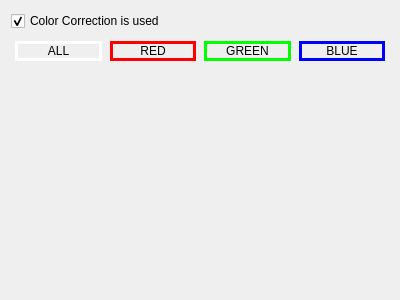
<?xml version="1.0" encoding="UTF-8"?>
<ui version="4.0">
 <class>omni::ui::ColorCorrection</class>
 <widget class="QWidget" name="omni::ui::ColorCorrection">
  <property name="geometry">
   <rect>
    <x>0</x>
    <y>0</y>
    <width>400</width>
    <height>300</height>
   </rect>
  </property>
  <property name="windowTitle">
   <string>Form</string>
  </property>
  <layout class="QVBoxLayout" name="verticalLayout">
   <item>
    <widget class="QCheckBox" name="chkIsUsed">
     <property name="text">
      <string>Color Correction is used</string>
     </property>
     <property name="checked">
      <bool>true</bool>
     </property>
    </widget>
   </item>
   <item>
    <widget class="QWidget" name="boxChannelButtons" native="true">
     <property name="sizePolicy">
      <sizepolicy hsizetype="Preferred" vsizetype="Maximum">
       <horstretch>0</horstretch>
       <verstretch>0</verstretch>
      </sizepolicy>
     </property>
     <layout class="QHBoxLayout" name="horizontalLayout">
      <property name="spacing">
       <number>8</number>
      </property>
      <property name="leftMargin">
       <number>4</number>
      </property>
      <property name="topMargin">
       <number>4</number>
      </property>
      <property name="rightMargin">
       <number>4</number>
      </property>
      <property name="bottomMargin">
       <number>4</number>
      </property>
      <item>
       <widget class="QPushButton" name="btnAll">
        <property name="styleSheet">
         <string notr="true">QPushButton {
	border: 2.5px solid #FFFFFF;
}

QPushButton:pressed, QPushButton:checked {
   background-color: #FFFFFF;
   color: #212121;
}</string>
        </property>
        <property name="text">
         <string>ALL</string>
        </property>
        <property name="checkable">
         <bool>true</bool>
        </property>
        <property name="checked">
         <bool>false</bool>
        </property>
       </widget>
      </item>
      <item>
       <widget class="QPushButton" name="btnRed">
        <property name="styleSheet">
         <string notr="true">QPushButton 
{	border: 2.5px solid #FF0000;}

QPushButton:pressed, QPushButton:checked {    background-color: #FF0000;
   color: #212121;
}</string>
        </property>
        <property name="text">
         <string>RED</string>
        </property>
        <property name="checkable">
         <bool>true</bool>
        </property>
       </widget>
      </item>
      <item>
       <widget class="QPushButton" name="btnGreen">
        <property name="styleSheet">
         <string notr="true">QPushButton 
{	border: 2.5px solid #00FF00;}

QPushButton:pressed, QPushButton:checked {    background-color: #00FF00;
   color: #212121;
}</string>
        </property>
        <property name="text">
         <string>GREEN</string>
        </property>
        <property name="checkable">
         <bool>true</bool>
        </property>
       </widget>
      </item>
      <item>
       <widget class="QPushButton" name="btnBlue">
        <property name="styleSheet">
         <string notr="true">QPushButton 
{	border: 2.5px solid #0000FF;}

QPushButton:pressed, QPushButton:checked {    background-color: #0000FF;
   color: #212121;
}</string>
        </property>
        <property name="text">
         <string>BLUE</string>
        </property>
        <property name="checkable">
         <bool>true</bool>
        </property>
       </widget>
      </item>
     </layout>
    </widget>
   </item>
   <item>
    <widget class="omni::ui::proj::ColorCorrectionGraph" name="graph" native="true"/>
   </item>
   <item>
    <widget class="omni::ui::proj::ChannelCorrectionParameters" name="params" native="true">
     <property name="sizePolicy">
      <sizepolicy hsizetype="Preferred" vsizetype="Maximum">
       <horstretch>0</horstretch>
       <verstretch>0</verstretch>
      </sizepolicy>
     </property>
    </widget>
   </item>
  </layout>
 </widget>
 <customwidgets>
  <customwidget>
   <class>omni::ui::proj::ChannelCorrectionParameters</class>
   <extends>QWidget</extends>
   <header>proj/ChannelCorrectionParameters.h</header>
   <container>1</container>
  </customwidget>
  <customwidget>
   <class>omni::ui::proj::ColorCorrectionGraph</class>
   <extends>QWidget</extends>
   <header>proj/ColorCorrectionGraph.h</header>
   <container>1</container>
  </customwidget>
 </customwidgets>
 <resources/>
 <connections/>
 <slots>
  <slot>setAllChannels()</slot>
  <slot>setRedChannel()</slot>
  <slot>setGreenChannel()</slot>
  <slot>setBlueChannel()</slot>
 </slots>
</ui>
